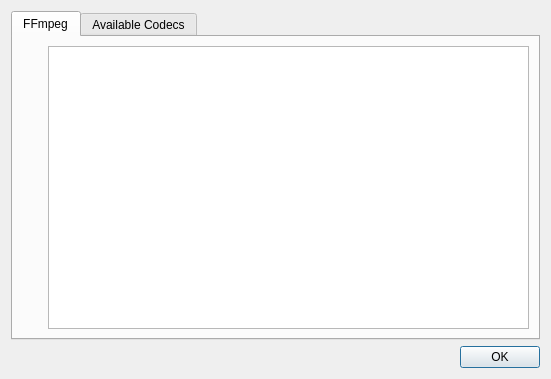
<?xml version="1.0" encoding="UTF-8"?>
<ui version="4.0">
 <class>AboutFFmpegDialog</class>
 <widget class="QDialog" name="AboutFFmpegDialog">
  <property name="geometry">
   <rect>
    <x>0</x>
    <y>0</y>
    <width>551</width>
    <height>379</height>
   </rect>
  </property>
  <property name="contextMenuPolicy">
   <enum>Qt::NoContextMenu</enum>
  </property>
  <property name="windowTitle">
   <string>About FFmpeg</string>
  </property>
  <property name="windowIcon">
   <iconset resource="../images.qrc">
    <normaloff>:/app/icons/ffmpeg.png</normaloff>:/app/icons/ffmpeg.png</iconset>
  </property>
  <layout class="QVBoxLayout" name="verticalLayout">
   <item>
    <widget class="QTabWidget" name="tabWidget">
     <property name="currentIndex">
      <number>0</number>
     </property>
     <widget class="QWidget" name="tabFFmpeg">
      <attribute name="title">
       <string>FFmpeg</string>
      </attribute>
      <layout class="QHBoxLayout" name="horizontalLayout">
       <item>
        <layout class="QVBoxLayout" name="verticalLayout_2">
         <item>
          <widget class="QLabel" name="label_3">
           <property name="sizePolicy">
            <sizepolicy hsizetype="Fixed" vsizetype="Fixed">
             <horstretch>0</horstretch>
             <verstretch>0</verstretch>
            </sizepolicy>
           </property>
           <property name="maximumSize">
            <size>
             <width>141</width>
             <height>141</height>
            </size>
           </property>
           <property name="text">
            <string/>
           </property>
           <property name="pixmap">
            <pixmap resource="../images.qrc">:/app/icons/ffmpeg_large.png</pixmap>
           </property>
           <property name="scaledContents">
            <bool>true</bool>
           </property>
          </widget>
         </item>
         <item>
          <spacer name="verticalSpacer">
           <property name="orientation">
            <enum>Qt::Vertical</enum>
           </property>
           <property name="sizeHint" stdset="0">
            <size>
             <width>20</width>
             <height>40</height>
            </size>
           </property>
          </spacer>
         </item>
        </layout>
       </item>
       <item>
        <widget class="QTextBrowser" name="txtInfo"/>
       </item>
      </layout>
     </widget>
     <widget class="QWidget" name="tabCodecs">
      <attribute name="title">
       <string>Available Codecs</string>
      </attribute>
      <layout class="QVBoxLayout" name="verticalLayout_3">
       <item>
        <widget class="QTextBrowser" name="txtCodecInfo"/>
       </item>
      </layout>
     </widget>
    </widget>
   </item>
   <item>
    <widget class="QDialogButtonBox" name="buttonBox">
     <property name="orientation">
      <enum>Qt::Horizontal</enum>
     </property>
     <property name="standardButtons">
      <set>QDialogButtonBox::Ok</set>
     </property>
    </widget>
   </item>
  </layout>
 </widget>
 <resources>
  <include location="../images.qrc"/>
 </resources>
 <connections>
  <connection>
   <sender>buttonBox</sender>
   <signal>accepted()</signal>
   <receiver>AboutFFmpegDialog</receiver>
   <slot>accept()</slot>
   <hints>
    <hint type="sourcelabel">
     <x>248</x>
     <y>254</y>
    </hint>
    <hint type="destinationlabel">
     <x>157</x>
     <y>274</y>
    </hint>
   </hints>
  </connection>
  <connection>
   <sender>buttonBox</sender>
   <signal>rejected()</signal>
   <receiver>AboutFFmpegDialog</receiver>
   <slot>reject()</slot>
   <hints>
    <hint type="sourcelabel">
     <x>316</x>
     <y>260</y>
    </hint>
    <hint type="destinationlabel">
     <x>286</x>
     <y>274</y>
    </hint>
   </hints>
  </connection>
 </connections>
</ui>
